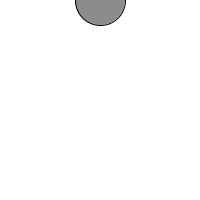
Frame 1 (no input)
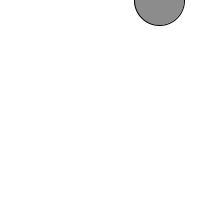
Frame 60 (the mouse pressed at the canvas centre just before this capture)
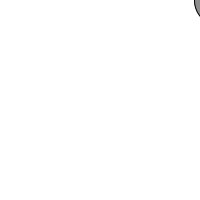
Frame 120 (the mouse held since frame 60 and released just before this capture)

The Processing sketch that drew these frames (run headless with seeded random() and noise(); from frame 60 on, the mouse is pressed at the canvas centre):

// Processing sketch: circleX
// ── circleX.pde
int circleX = 100;
int circleY = 0;
int diameter = 50;

void setup(){
  size(200,200);
}

void draw(){
  background(255);
  stroke(0);
  fill(140);
  ellipse(circleX,circleY,diameter,diameter);
  
  circleX++;
}
